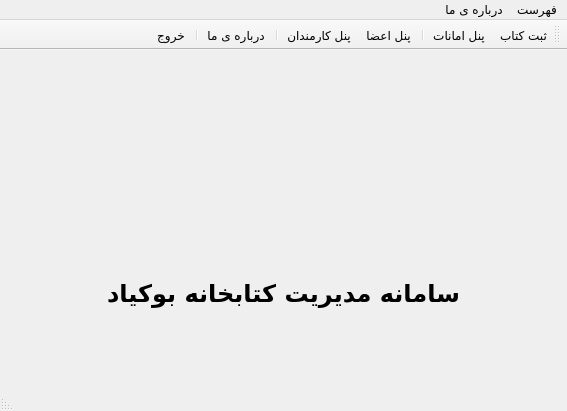
<?xml version="1.0" encoding="UTF-8"?>
<ui version="4.0">
 <class>MainForm</class>
 <widget class="QMainWindow" name="MainForm">
  <property name="geometry">
   <rect>
    <x>0</x>
    <y>0</y>
    <width>567</width>
    <height>411</height>
   </rect>
  </property>
  <property name="font">
   <font>
    <family>IRANSansX</family>
    <bold>false</bold>
   </font>
  </property>
  <property name="windowTitle">
   <string>MainWindow</string>
  </property>
  <property name="layoutDirection">
   <enum>Qt::RightToLeft</enum>
  </property>
  <widget class="QWidget" name="centralwidget">
   <layout class="QGridLayout" name="gridLayout">
    <item row="2" column="1">
     <layout class="QVBoxLayout" name="verticalLayout">
      <item>
       <spacer name="horizontalSpacer_5">
        <property name="orientation">
         <enum>Qt::Horizontal</enum>
        </property>
        <property name="sizeHint" stdset="0">
         <size>
          <width>40</width>
          <height>20</height>
         </size>
        </property>
       </spacer>
      </item>
      <item>
       <widget class="QLabel" name="label">
        <property name="font">
         <font>
          <family>IRANSansX</family>
          <pointsize>18</pointsize>
          <bold>true</bold>
         </font>
        </property>
        <property name="tabletTracking">
         <bool>false</bool>
        </property>
        <property name="text">
         <string>سامانه مدیریت کتابخانه بوکیاد</string>
        </property>
        <property name="alignment">
         <set>Qt::AlignCenter</set>
        </property>
       </widget>
      </item>
     </layout>
    </item>
    <item row="1" column="0">
     <spacer name="horizontalSpacer_3">
      <property name="orientation">
       <enum>Qt::Horizontal</enum>
      </property>
      <property name="sizeHint" stdset="0">
       <size>
        <width>40</width>
        <height>20</height>
       </size>
      </property>
     </spacer>
    </item>
    <item row="0" column="1">
     <spacer name="verticalSpacer">
      <property name="orientation">
       <enum>Qt::Vertical</enum>
      </property>
      <property name="sizeHint" stdset="0">
       <size>
        <width>20</width>
        <height>40</height>
       </size>
      </property>
     </spacer>
    </item>
    <item row="3" column="1">
     <spacer name="verticalSpacer_2">
      <property name="orientation">
       <enum>Qt::Vertical</enum>
      </property>
      <property name="sizeHint" stdset="0">
       <size>
        <width>20</width>
        <height>40</height>
       </size>
      </property>
     </spacer>
    </item>
    <item row="1" column="1">
     <layout class="QHBoxLayout" name="horizontalLayout">
      <item>
       <spacer name="horizontalSpacer">
        <property name="orientation">
         <enum>Qt::Horizontal</enum>
        </property>
        <property name="sizeHint" stdset="0">
         <size>
          <width>40</width>
          <height>20</height>
         </size>
        </property>
       </spacer>
      </item>
      <item>
       <widget class="QLabel" name="label_icon">
        <property name="minimumSize">
         <size>
          <width>122</width>
          <height>122</height>
         </size>
        </property>
        <property name="maximumSize">
         <size>
          <width>122</width>
          <height>122</height>
         </size>
        </property>
        <property name="text">
         <string/>
        </property>
        <property name="pixmap">
         <pixmap resource="icons.qrc">:/icons/logo.png</pixmap>
        </property>
        <property name="scaledContents">
         <bool>true</bool>
        </property>
       </widget>
      </item>
      <item>
       <spacer name="horizontalSpacer_2">
        <property name="orientation">
         <enum>Qt::Horizontal</enum>
        </property>
        <property name="sizeHint" stdset="0">
         <size>
          <width>40</width>
          <height>20</height>
         </size>
        </property>
       </spacer>
      </item>
     </layout>
    </item>
    <item row="1" column="2">
     <spacer name="horizontalSpacer_4">
      <property name="orientation">
       <enum>Qt::Horizontal</enum>
      </property>
      <property name="sizeHint" stdset="0">
       <size>
        <width>40</width>
        <height>20</height>
       </size>
      </property>
     </spacer>
    </item>
   </layout>
  </widget>
  <widget class="QMenuBar" name="menubar">
   <property name="geometry">
    <rect>
     <x>0</x>
     <y>0</y>
     <width>567</width>
     <height>19</height>
    </rect>
   </property>
   <widget class="QMenu" name="menu">
    <property name="title">
     <string>فهرست</string>
    </property>
    <addaction name="action_insertbook"/>
    <addaction name="action_borrowbook"/>
    <addaction name="action_members"/>
    <addaction name="action_staffs"/>
    <addaction name="separator"/>
    <addaction name="action_exit"/>
   </widget>
   <widget class="QMenu" name="menu_2">
    <property name="title">
     <string>درباره ی ما</string>
    </property>
    <addaction name="action_bio"/>
   </widget>
   <addaction name="menu"/>
   <addaction name="menu_2"/>
  </widget>
  <widget class="QStatusBar" name="statusbar"/>
  <widget class="QToolBar" name="toolBar">
   <property name="windowTitle">
    <string>toolBar</string>
   </property>
   <property name="iconSize">
    <size>
     <width>32</width>
     <height>32</height>
    </size>
   </property>
   <property name="toolButtonStyle">
    <enum>Qt::ToolButtonTextUnderIcon</enum>
   </property>
   <attribute name="toolBarArea">
    <enum>TopToolBarArea</enum>
   </attribute>
   <attribute name="toolBarBreak">
    <bool>false</bool>
   </attribute>
   <addaction name="action_insertbook"/>
   <addaction name="action_borrowbook"/>
   <addaction name="separator"/>
   <addaction name="action_members"/>
   <addaction name="action_staffs"/>
   <addaction name="separator"/>
   <addaction name="action_bio"/>
   <addaction name="separator"/>
   <addaction name="action_exit"/>
  </widget>
  <action name="action_insertbook">
   <property name="icon">
    <iconset resource="icons.qrc">
     <normaloff>:/icons/bookinsert.png</normaloff>:/icons/bookinsert.png</iconset>
   </property>
   <property name="text">
    <string>ثبت کتاب</string>
   </property>
   <property name="toolTip">
    <string>ثبت کتاب</string>
   </property>
  </action>
  <action name="action_borrowbook">
   <property name="icon">
    <iconset resource="icons.qrc">
     <normaloff>:/icons/borrower.png</normaloff>:/icons/borrower.png</iconset>
   </property>
   <property name="text">
    <string>پنل امانات</string>
   </property>
   <property name="toolTip">
    <string>پنل امانات</string>
   </property>
  </action>
  <action name="action_members">
   <property name="icon">
    <iconset resource="icons.qrc">
     <normaloff>:/icons/student.png</normaloff>:/icons/student.png</iconset>
   </property>
   <property name="text">
    <string>پنل اعضا</string>
   </property>
   <property name="toolTip">
    <string>پنل اعضا</string>
   </property>
  </action>
  <action name="action_staffs">
   <property name="icon">
    <iconset resource="icons.qrc">
     <normaloff>:/icons/staff.png</normaloff>:/icons/staff.png</iconset>
   </property>
   <property name="text">
    <string>پنل کارمندان</string>
   </property>
   <property name="toolTip">
    <string>پنل کارمندان</string>
   </property>
  </action>
  <action name="action_bio">
   <property name="icon">
    <iconset resource="icons.qrc">
     <normaloff>:/icons/about.png</normaloff>:/icons/about.png</iconset>
   </property>
   <property name="text">
    <string>درباره ی ما</string>
   </property>
   <property name="toolTip">
    <string>درباره ی ما</string>
   </property>
  </action>
  <action name="action_exit">
   <property name="icon">
    <iconset resource="icons.qrc">
     <normaloff>:/icons/exit.png</normaloff>:/icons/exit.png</iconset>
   </property>
   <property name="text">
    <string>خروج</string>
   </property>
   <property name="toolTip">
    <string>خروج</string>
   </property>
  </action>
 </widget>
 <resources>
  <include location="icons.qrc"/>
 </resources>
 <connections/>
</ui>
